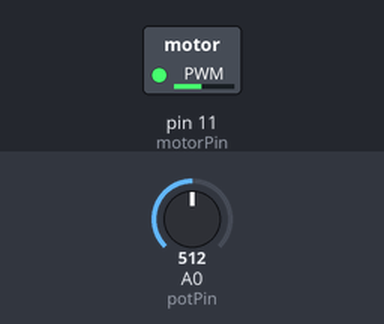
Bench run of a sketch on a simulated Arduino Uno, built with avr-gcc and run on an emulated ATmega328P. On the bench: switched loads named in the sketch (green lamp = pin HIGH). Inputs (shaded band) come from the test bench; at power-on: A0 (potPin) = 512.

Above: at 1.2 s.
1.3 s: A0 (potPin) set to 306
At 1.9 s:
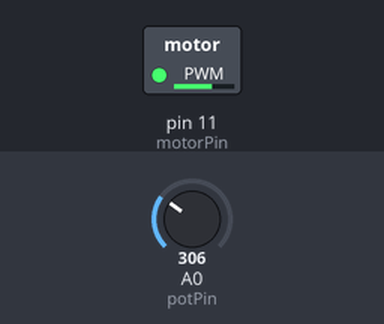
2.8 s: A0 (potPin) set to 122
At 3.6 s:
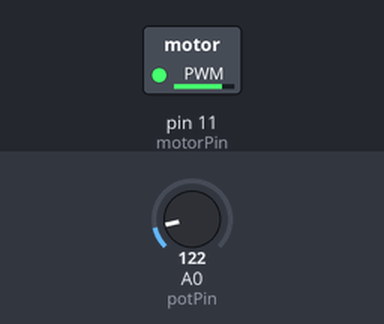
4.3 s: A0 (potPin) set to 900
At 5.4 s:
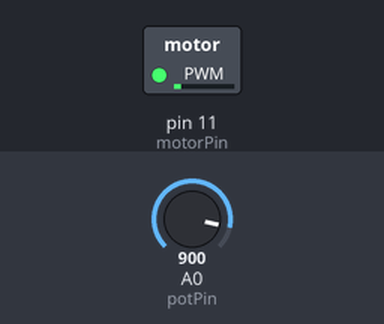
5.8 s: A0 (potPin) set to 511
At 7.1 s:
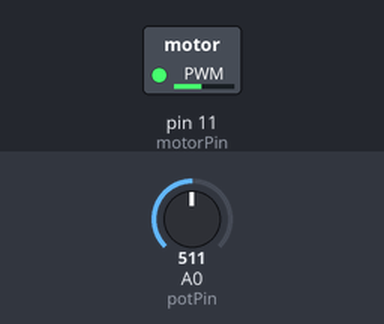
Timing chart, 0 to 8.3 s (numbered marks = the images above; inputs shaded):
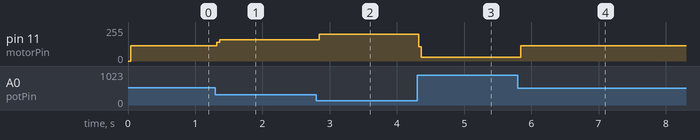

Measured:
- after the input at 1.3 s, pin 11 (motorPin): 115/255 → 161/255 at once
- after the input at 2.8 s, pin 11 (motorPin): 161/255 → 202/255 at once
- after the input at 4.3 s, pin 11 (motorPin): 202/255 → 28/255 at once
- after the input at 5.8 s, pin 11 (motorPin): 28/255 → 115/255 at once

The sketch:

dutyCyclingDCMotor.ino
```cpp
/*
 * Control the speed of a small DC Motor using a potentiometer.
 *
 * The motor used in this example is a M260, running on 1-3V.
 * The circuit uses a TIP120 and a 3V external power source.
 *
 * The trimmer potentiometer used in our demo is 1k ohm, but larger
 * potentiometers should be possible to use.
*/

int motorPin = 11;
int potPin = A0; // Trimpot using Analog port.

void setup()
{
   pinMode(motorPin, OUTPUT);
   // Since the potentiometer's value is used to control the motor, it is used
   // as an input rather than a resistor.
   pinMode(potPin, INPUT);
   Serial.begin(9600);
}

void loop()
{
  int reading = analogRead(potPin);
  int delayBeforeRotationOff = 1023-reading; // Trimpot values from 0-1023
  int delayBeforeRotationOn = reading;

/*
 * Speed control works through 'duty cycling', where a longer
 * delay before feeding the motor will result in slower rotation
 * speed.
 */
  digitalWrite(motorPin, HIGH);
  delayMicroseconds(delayBeforeRotationOff);
  digitalWrite(motorPin, LOW);
  delayMicroseconds(delayBeforeRotationOn);
}
```
